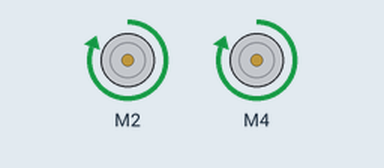
This sketch was run on a simulated Arduino Uno, built with avr-gcc and run on an emulated ATmega328P. On the bench: 2 × DC motor (green arrow = forward, orange = backward, longer = faster). What the sketch prints to the serial monitor is not drawn.

Above: at 1.5 s.
At 3.5 s:
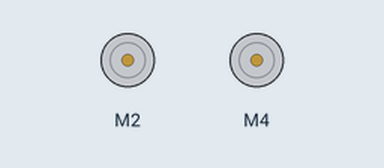
At 5.5 s:
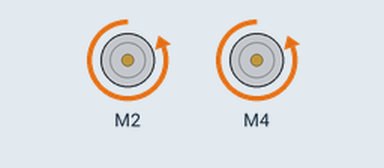
Timing chart, 0 to 10.4 s (numbered marks = the images above):
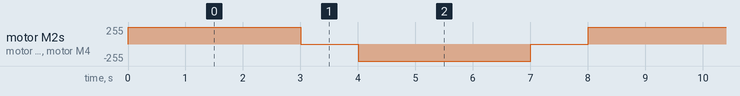

The sketch:

MotorTest.ino
```cpp
// (licence header left out)
#include <AFMotor.h>

AF_DCMotor motor2(2);
AF_DCMotor motor(4);


void setup() {
  Serial.begin(9600);           // set up Serial library at 9600 bps
  Serial.println("Motor test!");

  motor2.setSpeed(255);
  motor2.run(RELEASE);
  motor.setSpeed(255);
  motor.run(RELEASE);

}

void loop() {

  motor2.run(FORWARD);
  motor.run(FORWARD);
  delay(3000);
  motor2.run(RELEASE);
  motor.run(RELEASE);
  delay(1000);
  motor2.run(BACKWARD);
  motor.run(BACKWARD);
  delay(3000);
  motor2.run(RELEASE);
  motor.run(RELEASE);
  delay(1000);

}
```

Measured:
- by itself, motor M2, motor M4: repeats every 8.0 s: stopped 1.0 s, backward 255/255 3.0 s, stopped 1.0 s, forward 255/255 3.0 s
